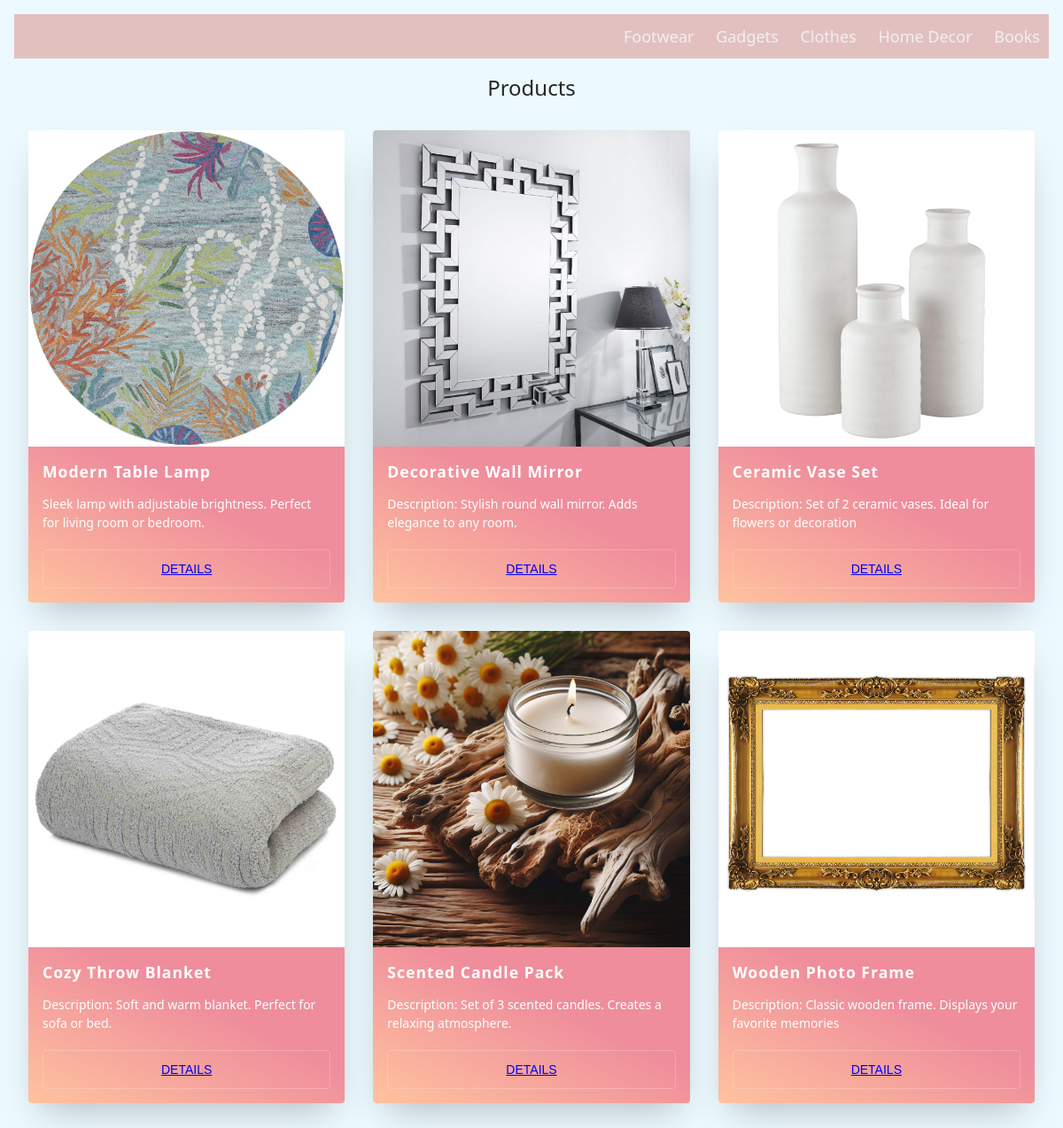
Screenshot of /home_decor/ with the database file from the repository.
### core/models.py (models this page shows, shortened)
class Product(models.Model):
    name = models.CharField(max_length=255)
    price = models.DecimalField(max_digits=12, decimal_places=2, default= 0.00)
    description = models.TextField(null=True, blank=True)
    category = models.ForeignKey(Category,on_delete=models.CASCADE)
    thumbnails = models.ImageField(upload_to="product_thumbnail/", null=True, blank=True)

### core/views.py (the view)
# urls.py: path("home_decor/", home_decor_page, name="home_decor"),
def home_decor_page(request):
    category = Category.objects.get(name="Home decor")
    products = Product.objects.filter(category=category)
    return render(request, "home_decor.html", {"object_list": products})

### templates/Home_decor.html (shortened to what this page needs)
{% load static %}
<!DOCTYPE html>
<html lang="en">
<head>
    <link rel="stylesheet" href="{% static 'css/style.css' %}">
</head>
<body>
    <div class="nav">
  <div class="nav-links">
    <a href="http://127.0.0.1:8000/">Footwear</a>
    <a href="{% url 'gadgets' %}">Gadgets</a>
    <a href="{% url 'clothes' %}">Clothes</a>
    <a href="{% url 'home_decor' %}">Home Decor</a>
    <a href="{% url 'books' %}">Books</a>
  </div>
</div>
<div class="main">
<h1>Products</h1>
<ul class="cards">
  {% for product in object_list %}
    <li class="cards_item">
      <div class="card">
        <div class="card_image">
          <img src="{{ product.thumbnails.url }}" alt="">
        </div>
        <div class="card_content">
          <h2 class="card_title">{{ product.name }}</h2>
          <p class="card_text">{{ product.description }}</p>
          <button class="btn card_btn"><a href="{% url 'product-details' product.pk %}">Details</a></button>
        </div>
      </div>
    </li>
  {% endfor %}
</body>
</html>

### static/css/style.css (style rules this page uses)
*, *::before, *::after { box-sizing: border-box; }
html { background-color: #ecf9ff; }
body { color: #272727; font-family: 'Quicksand', serif; font-style: normal; font-weight: 400; letter-spacing: 0; padding: 1rem; }
.main { max-width: 1200px; margin: 0 auto; }
h1 { font-size: 24px; font-weight: 400; text-align: center; }
img { height: auto; max-width: 100%; vertical-align: middle; }
.btn { color: #ffffff; padding: 0.8rem; font-size: 14px; text-transform: uppercase; border-radius: 4px; font-weight: 400; display: block; width: 100%; cursor: pointer; border: 1px solid rgba(255, 255, 255, 0.2); background: transparent; }
.cards { display: flex; flex-wrap: wrap; list-style: none; margin: 0; padding: 0; }
.cards_item { display: flex; padding: 1rem; }
@media (min-width: 40rem) { .cards_item { width: 50%; } }
@media (min-width: 56rem) { .cards_item { width: 33.3333%; } }
.card { background-color: white; border-radius: 0.25rem; box-shadow: 0 20px 40px -14px rgba(0, 0, 0, 0.25); display: flex; flex-direction: column; overflow: hidden; }
.card_content { padding: 1rem; background: linear-gradient(to bottom left, #EF8D9C 40%, #FFC39E 100%); }
.card_title { color: #ffffff; font-size: 1.1rem; font-weight: 700; letter-spacing: 1px; text-transform: capitalize; margin: 0px; }
.card_text { color: #ffffff; font-size: 0.875rem; line-height: 1.5; margin-bottom: 1.25rem; font-weight: 400; }
* { box-sizing: border-box; }
body { margin: 0px; font-family: 'segoe ui'; }
.nav { height: 50px; width: 100%; background-color: #e3c0c0; position: relative; }
.nav > .nav-links { display: inline; float: right; font-size: 18px; }
.nav > .nav-links > a { display: inline-block; padding: 13px 10px 13px 10px; text-decoration: none; color: #efefef; }

### rows the page displays
Product: thumbnails (picture), name "Modern Table Lamp", description "Sleek lamp with adjustable brightness. Perfect for living room or bedroom."
Product: thumbnails (picture), name "Decorative Wall Mirror", description "Description: Stylish round wall mirror. Adds elegance to any room."
Product: thumbnails (picture), name "Ceramic Vase Set", description "Description: Set of 2 ceramic vases. Ideal for flowers or decoration"
Product: thumbnails (picture), name "Cozy Throw Blanket", description "Description: Soft and warm blanket. Perfect for sofa or bed."
Product: thumbnails (picture), name "Scented Candle Pack", description "Description: Set of 3 scented candles. Creates a relaxing atmosphere."
Product: thumbnails (picture), name "Wooden Photo Frame", description "Description: Classic wooden frame. Displays your favorite memories"
